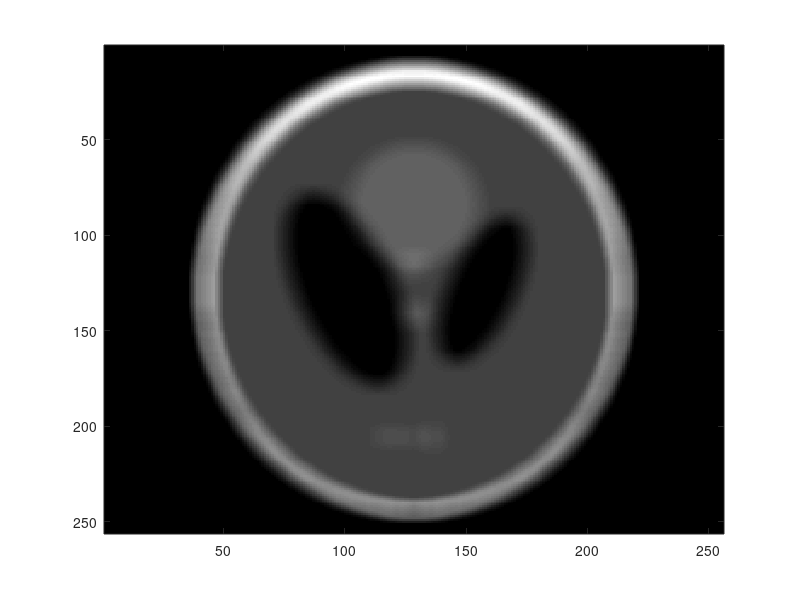

Here is the MATLAB script that generated this plot: (Note: this script raises an error after producing the figure.)
% Beispiel-Skript zur Demonstration der Bildrestaurierung

A = phantom(256);

%A = imread('cameraman.tif');
A = double(A);
imagesc(A);
colormap gray
pause;

m11 = ones(11) * 1/121;        %Mittelwert-Filter im Ortsraum
B = conv2(A,m11,'same');        % Filterung im Ortsraum (Faltung)
imagesc(B)
pause;

ftA = my_fft2(A);                  % Uebertragung von A in den Fourierraum

imagesc(log(abs(ftA)))
pause;

M11 = zeros(256);               % Mittelwertfilter in den Fourierraum uebertragen
M11(124:134,124:134) = m11;
ftM11 = my_fft2(M11);
imagesc(abs(ftM11));
pause;

ftC = ftA .* ftM11;             % Filterung im Fourierraum (Multiplikation)
imagesc(abs(ftC));
imagesc(log(abs(ftC)));
pause;

C = my_ifft2(ftC);      % Ruecktransformation in den Ortsraum
imagesc(C);
pause;

ftIM11 = zeros(256);            % Generierung des inversen Filters im Fourierraum
ftIM11(abs(ftM11)>0.00001) = 1 ./ (ftM11(abs(ftM11)>0.00001)); % Kehrwert der Frequenzen

ftD = ftC .* ftIM11;            % Filterung mit dem inversen Filter (Multiplikation im Fourierraum)
D = my_ifft2(ftD);      % Ruecktransformation in den Ortsraum
imagesc(D);